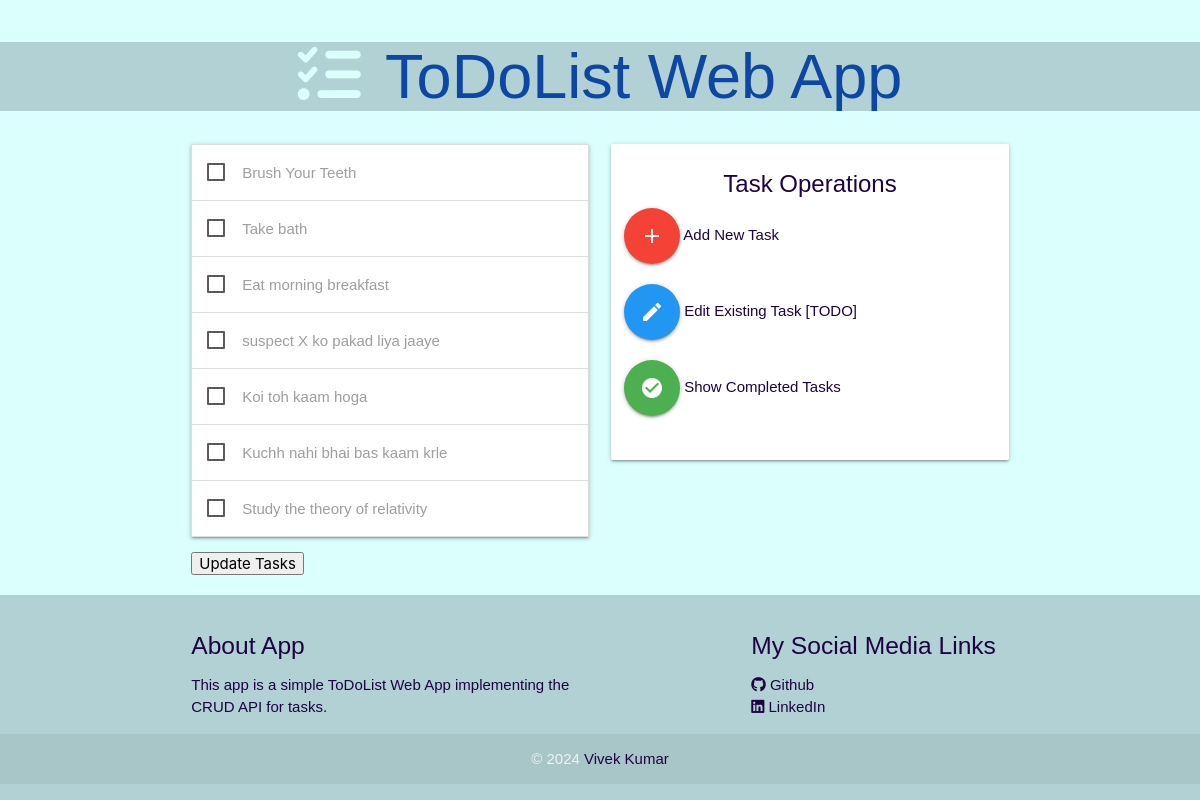
/, run on an earlier commit of the app's database.
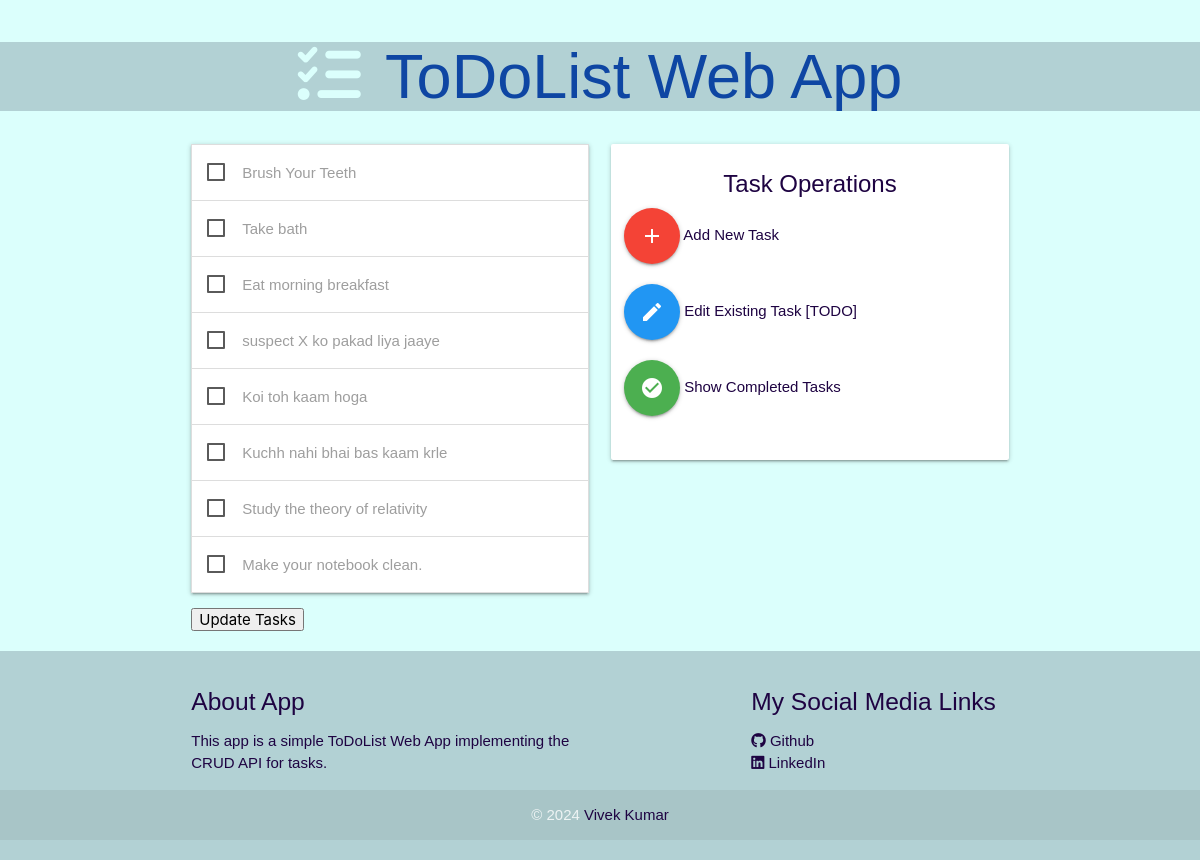
And on a later commit of the database.
### main/models.py (models this page shows, shortened)
class Task(models.Model):
    name = models.CharField(max_length=256)
    description = models.TextField()
    done = models.BooleanField(default=False)

### main/views.py (the view)
# urls.py: path('', views.index, name='index'),
def index(request):
    if request.method == 'POST':
        checked_task_ids = request.POST.getlist('tasks')
        models.Task.objects.filter(id__in=checked_task_ids).update(done=True)
        return HttpResponseRedirect('/')  # Redirect to avoid resubmission issues
    tasks = models.Task.objects.filter(done=False)
    context = {
        'tasks': tasks,
    }
    return render(request, 'main/index.html', context)

### templates/main/index.html (shortened to what this page needs)
{% extends "base.html" %} {% block content %}
<header class="lightblue">
  <h1 class="center-align">
    <i class="fas fa-tasks"></i>
    ToDoList Web App
  </h1>
</header>
<div class="container">
  <div class="row">
    <div class="col s6">
      <form action="{% url 'index' %}" method="post">
        <ul class="collapsible">
          {% for task in tasks %}
          <li>
            <div class="collapsible-header">
              <label>
                <span>{{ task.name }}</span>
              </label>
            </div>
          </li>
          {% empty %}
          <li>
            <div class="collapsible-header">
              <span>No incomplete tasks</span>
            </div>
          </li>
          {% endfor %}
        </ul>
        <button type="submit" class="btn-primary">Update Tasks</button>
      </form>
    </div>
    <div class="col s6">
      <div class="card light-card">
        <div class="card-content">
          <span class="card-title center">Task Operations</span>
          <div class="row action-row">
            <a
              class="btn-floating btn-large waves-effect waves-light red"
              href="{% url 'add_task' %}"
            >
              <i class="material-icons">add</i>
            </a>
            <span class="btn-text">Add New Task</span>
          </div>
          <div class="row action-row">
            <a
              class="btn-floating btn-large waves-effect waves-light blue"
              href="#!"
            >
              <i class="material-icons">edit</i>
            </a>
            <span class="btn-text">Edit Existing Task [TODO]</span>
          </div>
          <div class="row action-row">
            <a
              class="btn-floating btn-large waves-effect waves-light green"
              href="{% url 'completed_tasks' %}"
            >
              <i class="material-icons">check_circle</i>
            </a>
            <span class="btn-text">Show Completed Tasks</span>
          </div>
        </div>
      </div>
    </div>
  </div>
</div>
{% endblock content %}

What changed in the data, as far as the page shows it:
added Task: name "Make your notebook clean."
